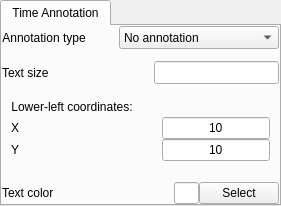
    <widget class="QTabWidget" name="tabWidget_3">
     <property name="sizePolicy">
      <sizepolicy hsizetype="Minimum" vsizetype="Maximum">
       <horstretch>0</horstretch>
       <verstretch>0</verstretch>
      </sizepolicy>
     </property>
     <property name="currentIndex">
      <number>0</number>
     </property>
     <widget class="QWidget" name="tab_4">
      <property name="sizePolicy">
       <sizepolicy hsizetype="Minimum" vsizetype="Preferred">
        <horstretch>0</horstretch>
        <verstretch>0</verstretch>
       </sizepolicy>
      </property>
      <attribute name="title">
       <string>Time Annotation</string>
      </attribute>
      <layout class="QVBoxLayout" name="verticalLayout_8">
       <property name="spacing">
        <number>12</number>
       </property>
       <property name="leftMargin">
        <number>0</number>
       </property>
       <property name="topMargin">
        <number>0</number>
       </property>
       <property name="rightMargin">
        <number>0</number>
       </property>
       <property name="bottomMargin">
        <number>0</number>
       </property>
       <item>
        <layout class="QHBoxLayout">
         <item>
          <widget class="QLabel" name="textLabel1_5">
           <property name="sizePolicy">
            <sizepolicy hsizetype="Minimum" vsizetype="Preferred">
             <horstretch>0</horstretch>
             <verstretch>0</verstretch>
            </sizepolicy>
           </property>
           <property name="text">
            <string>Annotation type</string>
           </property>
           <property name="alignment">
            <set>Qt::AlignCenter</set>
           </property>
           <property name="wordWrap">
            <bool>false</bool>
           </property>
          </widget>
         </item>
         <item>
          <spacer name="spacer44">
           <property name="orientation">
            <enum>Qt::Horizontal</enum>
           </property>
           <property name="sizeType">
            <enum>QSizePolicy::Expanding</enum>
           </property>
           <property name="sizeHint" stdset="0">
            <size>
             <width>21</width>
             <height>20</height>
            </size>
           </property>
          </spacer>
         </item>
         <item>
          <widget class="QComboBox" name="_timeCombo">
           <property name="sizePolicy">
            <sizepolicy hsizetype="Minimum" vsizetype="Minimum">
             <horstretch>0</horstretch>
             <verstretch>0</verstretch>
            </sizepolicy>
           </property>
           <property name="minimumSize">
            <size>
             <width>160</width>
             <height>0</height>
            </size>
           </property>
           <property name="toolTip">
            <string>specify time annotation type</string>
           </property>
           <property name="currentIndex">
            <number>0</number>
           </property>
           <property name="maxCount">
            <number>4</number>
           </property>
           <item>
            <property name="text">
             <string>No annotation</string>
            </property>
           </item>
           <item>
            <property name="text">
             <string>Time step number</string>
            </property>
           </item>
           <item>
            <property name="text">
             <string>User time</string>
            </property>
           </item>
           <item>
            <property name="text">
             <string>Formatted date/time</string>
            </property>
           </item>
          </widget>
         </item>
        </layout>
       </item>
       <item>
        <layout class="QHBoxLayout" name="horizontalLayout_14">
         <property name="spacing">
          <number>5</number>
         </property>
         <property name="topMargin">
          <number>0</number>
         </property>
         <item>
          <widget class="QLabel" name="label_19">
           <property name="sizePolicy">
            <sizepolicy hsizetype="Minimum" vsizetype="Preferred">
             <horstretch>0</horstretch>
             <verstretch>0</verstretch>
            </sizepolicy>
           </property>
           <property name="text">
            <string>Text size</string>
           </property>
          </widget>
         </item>
         <item>
          <spacer name="horizontalSpacer_17">
           <property name="orientation">
            <enum>Qt::Horizontal</enum>
           </property>
           <property name="sizeHint" stdset="0">
            <size>
             <width>40</width>
             <height>20</height>
            </size>
           </property>
          </spacer>
         </item>
         <item>
          <widget class="QLineEdit" name="_timeSizeEdit">
           <property name="sizePolicy">
            <sizepolicy hsizetype="Minimum" vsizetype="Minimum">
             <horstretch>0</horstretch>
             <verstretch>0</verstretch>
            </sizepolicy>
           </property>
           <property name="minimumSize">
            <size>
             <width>125</width>
             <height>0</height>
            </size>
           </property>
           <property name="maximumSize">
            <size>
             <width>125</width>
             <height>16777215</height>
            </size>
           </property>
           <property name="layoutDirection">
            <enum>Qt::LeftToRight</enum>
           </property>
           <property name="alignment">
            <set>Qt::AlignCenter</set>
           </property>
          </widget>
         </item>
        </layout>
       </item>
       <item>
        <widget class="QWidget" name="verticalLayout_9" native="true">
         <layout class="QVBoxLayout" name="verticalLayout_7">
          <property name="spacing">
           <number>0</number>
          </property>
          <property name="topMargin">
           <number>1</number>
          </property>
          <item>
           <layout class="QHBoxLayout" name="horizontalLayout_13">
            <property name="topMargin">
             <number>0</number>
            </property>
            <item>
             <widget class="QLabel" name="textLabel2_8">
              <property name="sizePolicy">
               <sizepolicy hsizetype="Minimum" vsizetype="Preferred">
                <horstretch>0</horstretch>
                <verstretch>0</verstretch>
               </sizepolicy>
              </property>
              <property name="toolTip">
               <string>Specify lower-left coordinate of time annotation relative to visualizer size</string>
              </property>
              <property name="text">
               <string>Lower-left coordinates:</string>
              </property>
              <property name="alignment">
               <set>Qt::AlignCenter</set>
              </property>
              <property name="wordWrap">
               <bool>false</bool>
              </property>
             </widget>
            </item>
            <item>
             <spacer name="horizontalSpacer_14">
              <property name="orientation">
               <enum>Qt::Horizontal</enum>
              </property>
              <property name="sizeHint" stdset="0">
               <size>
                <width>40</width>
                <height>20</height>
               </size>
              </property>
             </spacer>
            </item>
           </layout>
          </item>
          <item>
           <layout class="QHBoxLayout" name="horizontalLayout_12">
            <property name="topMargin">
             <number>0</number>
            </property>
            <item>
             <widget class="QLabel" name="label_17">
              <property name="sizePolicy">
               <sizepolicy hsizetype="Minimum" vsizetype="Preferred">
                <horstretch>0</horstretch>
                <verstretch>0</verstretch>
               </sizepolicy>
              </property>
              <property name="text">
               <string>X</string>
              </property>
             </widget>
            </item>
            <item>
             <spacer name="horizontalSpacer_15">
              <property name="orientation">
               <enum>Qt::Horizontal</enum>
              </property>
              <property name="sizeHint" stdset="0">
               <size>
                <width>40</width>
                <height>20</height>
               </size>
              </property>
             </spacer>
            </item>
            <item>
             <widget class="QLineEdit" name="_timeLLXEdit">
              <property name="sizePolicy">
               <sizepolicy hsizetype="Minimum" vsizetype="Minimum">
                <horstretch>0</horstretch>
                <verstretch>0</verstretch>
               </sizepolicy>
              </property>
              <property name="maximumSize">
               <size>
                <width>125</width>
                <height>16777215</height>
               </size>
              </property>
              <property name="toolTip">
               <string>Specify lower-left coordinate of time annotation relative to visualizer size</string>
              </property>
              <property name="text">
               <string>10</string>
              </property>
              <property name="alignment">
               <set>Qt::AlignHCenter</set>
              </property>
             </widget>
            </item>
           </layout>
          </item>
          <item>
           <layout class="QHBoxLayout" name="horizontalLayout_7">
            <property name="topMargin">
             <number>0</number>
            </property>
            <item>
             <widget class="QLabel" name="label_18">
              <property name="sizePolicy">
               <sizepolicy hsizetype="Minimum" vsizetype="Preferred">
                <horstretch>0</horstretch>
                <verstretch>0</verstretch>
               </sizepolicy>
              </property>
              <property name="text">
               <string>Y</string>
              </property>
             </widget>
            </item>
            <item>
             <spacer name="horizontalSpacer_16">
              <property name="orientation">
               <enum>Qt::Horizontal</enum>
              </property>
              <property name="sizeHint" stdset="0">
               <size>
                <width>40</width>
                <height>20</height>
               </size>
              </property>
             </spacer>
            </item>
            <item>
             <widget class="QLineEdit" name="_timeLLYEdit">
              <property name="sizePolicy">
               <sizepolicy hsizetype="Minimum" vsizetype="Minimum">
                <horstretch>0</horstretch>
                <verstretch>0</verstretch>
               </sizepolicy>
              </property>
              <property name="maximumSize">
               <size>
                <width>125</width>
                <height>16777215</height>
               </size>
              </property>
              <property name="toolTip">
               <string>Specify lower-left coordinate of time annotation relative to visualizer size</string>
              </property>
              <property name="text">
               <string>10</string>
              </property>
              <property name="alignment">
               <set>Qt::AlignHCenter</set>
              </property>
             </widget>
            </item>
           </layout>
          </item>
         </layout>
        </widget>
       </item>
       <item>
        <layout class="QHBoxLayout" name="horizontalLayout_15">
         <property name="spacing">
          <number>0</number>
         </property>
         <property name="topMargin">
          <number>0</number>
         </property>
         <item>
          <widget class="QLabel" name="label_20">
           <property name="text">
            <string>Text color</string>
           </property>
          </widget>
         </item>
         <item>
          <spacer name="horizontalSpacer_18">
           <property name="orientation">
            <enum>Qt::Horizontal</enum>
           </property>
           <property name="sizeHint" stdset="0">
            <size>
             <width>40</width>
             <height>20</height>
            </size>
           </property>
          </spacer>
         </item>
         <item>
          <widget class="QLineEdit" name="_timeColorEdit">
           <property name="sizePolicy">
            <sizepolicy hsizetype="Minimum" vsizetype="Minimum">
             <horstretch>0</horstretch>
             <verstretch>0</verstretch>
            </sizepolicy>
           </property>
           <property name="maximumSize">
            <size>
             <width>25</width>
             <height>16777215</height>
            </size>
           </property>
           <property name="readOnly">
            <bool>true</bool>
           </property>
          </widget>
         </item>
         <item>
          <widget class="QPushButton" name="_timeColorButton">
           <property name="text">
            <string>Select</string>
           </property>
          </widget>
         </item>
        </layout>
       </item>
      </layout>
     </widget>
    </widget>
